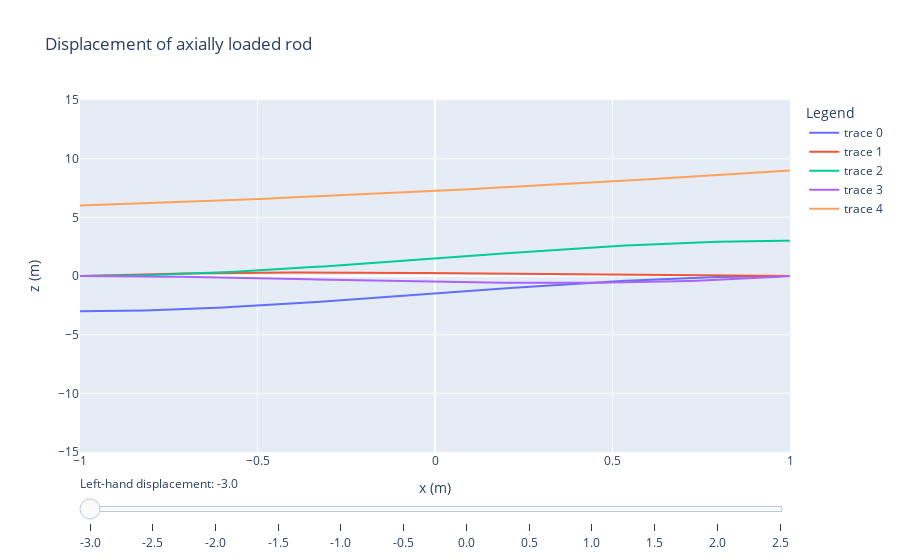

The cell this chart's notebook holds for it:
### Code cell
import plotly.graph_objects as go
import numpy as np



x = np.linspace(-1, 1, 100)

N1 = (1/4) * ((1-x)**2) * (2+x)
M1 = (1/8) * 2 * ((1-x)**2) * (1+x)
N2 = (1/4) * ((1+x)**2) * (2-x)
M2 = -(1/8) * 2 * ((1+x)**2) * (1-x)


# Colors
grey = '#eeeeee' # light grey fill

## Prepare all the graphs that are to be plotted
# Define the range of densities to plot
displ_range = np.arange(-3, 3, 0.5)

## Create plot
fig = go.Figure()

base_traces = 0 # Number of traces that are always visible

# Add traces, one for each slider step
for u1 in displ_range:
    theta1 = 1
    u2 = 3
    theta2 = 2
    fig.add_trace(
        go.Scatter(
            visible=False,
            x=x,
            y=N1*u1))
    fig.add_trace(
        go.Scatter(
            visible=False,
            x=x,
            y=M1*theta1))
    fig.add_trace(
        go.Scatter(
            visible=False,
            x=x,
            y=N2*u2))
    fig.add_trace(
        go.Scatter(
            visible=False,
            x=x,
            y=M2*theta2))
    fig.add_trace(
        go.Scatter(
            visible=False,
            x=x,
            y=N1*u1 + M1*theta1 + u2*u2 + M2*theta2))

traces_per_step = 5 # Number of traces per value of a

# Show the traces for one value of a when loading the plot (initial setup)
active_a_index = 0
for i in range(traces_per_step):
    fig.data[i].visible = True

# Create and add slider
steps = []
for i in range(0, displ_range.shape[0]):
    visarray = [False] * len(fig.data)
    visarray[traces_per_step*i:traces_per_step*(i+1)] = [True] * traces_per_step
    step = dict(
        method="update",
        args=[{"visible": visarray}],
        label=str(round(displ_range[i], 1))
    )
    steps.append(step)

sliders = [dict(
    active=active_a_index,
    currentvalue={"prefix": r"Left-hand displacement: "},
    steps=steps
    ),
    dict(
        active=active_a_index
    )]

fig.update_layout(
    sliders=sliders,
    legend_title="Legend",
)

fig.update_xaxes(title_text='x (m)', range=[-1, 1])

# Update yaxis properties
fig.update_yaxes(title_text='z (m)', range=[-15, 15])

fig.update_layout(
    title="Displacement of axially loaded rod",
    sliders=sliders,
    legend_title="Legend"
)

fig
